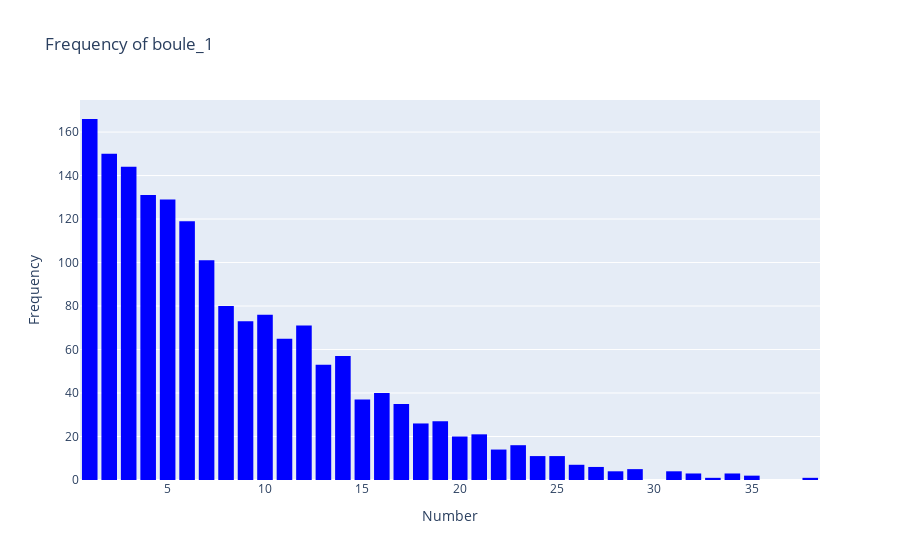
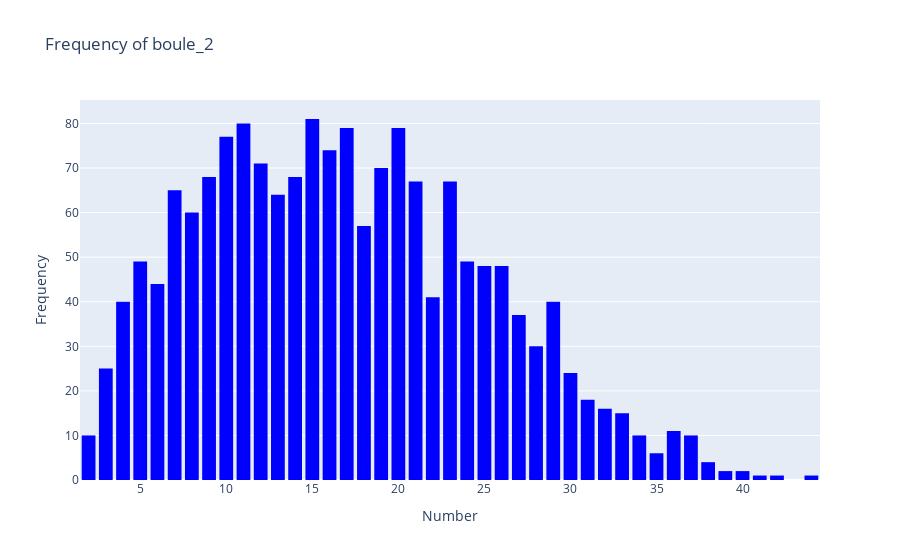
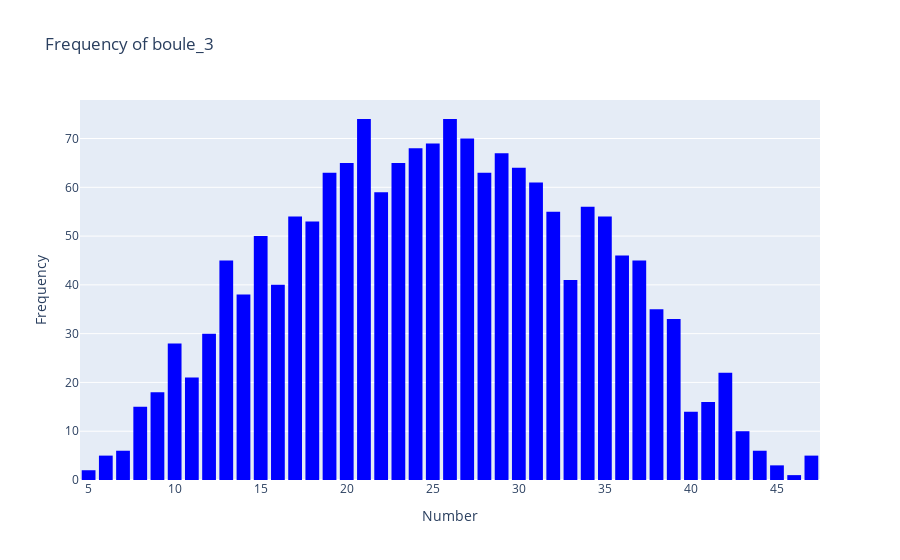
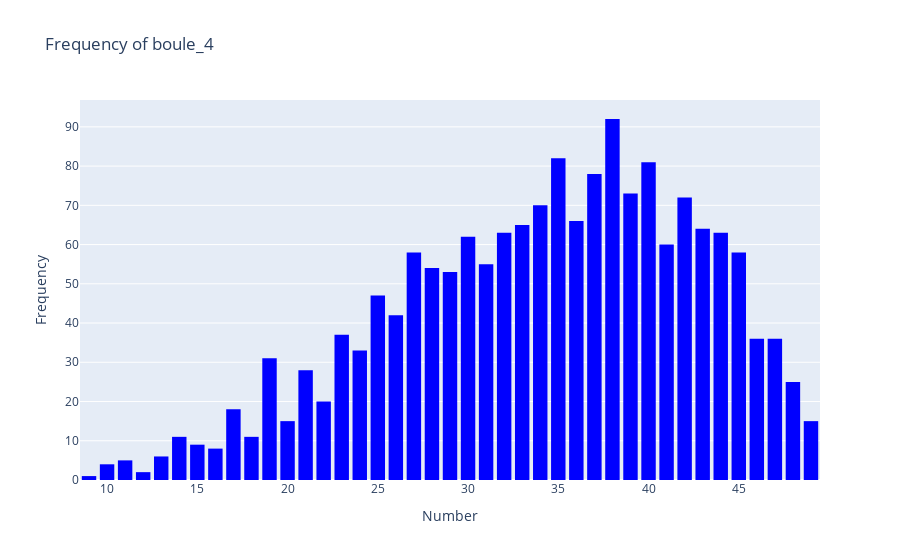

Notebook code for these charts, in order:
### Markdown cell above
#### 每个球号码出现频率

### Code cell
# 分开绘制主球号的频率分布
for i in range(1, 6):  # 对于主球号
    fig = go.Figure()
    fig.add_trace(go.Histogram(x=df[f'boule_{i}'], nbinsx=50, marker_color='blue', name=f'boule_{i}'))
    fig.update_layout(
        title_text=f'Frequency of boule_{i}',
        xaxis_title_text='Number',
        yaxis_title_text='Frequency',
        bargap=0.2,  # 间距
    )
    fig.show()

# 分开绘制星号的频率分布
for i in range(1, 3):  # 对于星号
    fig = go.Figure()
    fig.add_trace(go.Histogram(x=df[f'etoile_{i}'], nbinsx=12, marker_color='red', name=f'etoile_{i}'))
    fig.update_layout(
        title_text=f'Frequency of etoile_{i}',
        xaxis_title_text='Number',
        yaxis_title_text='Frequency',
        bargap=0.2,  # 间距
    )
    fig.show()

### Figure 1 — Plotly figure (JSON) as saved in the notebook; plotly's stock layout.template omitted (floating-point values rounded to 4 significant figures; data arrays with more than 128 entries replaced by an {"elided": "..."} marker saying what was removed)
{"data": [{"marker": {"color": "blue"}, "name": "boule_1", "nbinsx": 50, "type": "histogram", "x": {"elided": "1709 int values"}}], "layout": {"bargap": 0.2, "title": {"text": "Frequency of boule_1"}, "xaxis": {"title": {"text": "Number"}}, "yaxis": {"title": {"text": "Frequency"}}}}

### Figure 2 — Plotly figure (JSON) as saved in the notebook; plotly's stock layout.template omitted (floating-point values rounded to 4 significant figures; data arrays with more than 128 entries replaced by an {"elided": "..."} marker saying what was removed)
{"data": [{"marker": {"color": "blue"}, "name": "boule_2", "nbinsx": 50, "type": "histogram", "x": {"elided": "1709 int values"}}], "layout": {"bargap": 0.2, "title": {"text": "Frequency of boule_2"}, "xaxis": {"title": {"text": "Number"}}, "yaxis": {"title": {"text": "Frequency"}}}}

### Figure 3 — Plotly figure (JSON) as saved in the notebook; plotly's stock layout.template omitted (floating-point values rounded to 4 significant figures; data arrays with more than 128 entries replaced by an {"elided": "..."} marker saying what was removed)
{"data": [{"marker": {"color": "blue"}, "name": "boule_3", "nbinsx": 50, "type": "histogram", "x": {"elided": "1709 int values"}}], "layout": {"bargap": 0.2, "title": {"text": "Frequency of boule_3"}, "xaxis": {"title": {"text": "Number"}}, "yaxis": {"title": {"text": "Frequency"}}}}

### Figure 4 — Plotly figure (JSON) as saved in the notebook; plotly's stock layout.template omitted (floating-point values rounded to 4 significant figures; data arrays with more than 128 entries replaced by an {"elided": "..."} marker saying what was removed)
{"data": [{"marker": {"color": "blue"}, "name": "boule_4", "nbinsx": 50, "type": "histogram", "x": {"elided": "1709 int values"}}], "layout": {"bargap": 0.2, "title": {"text": "Frequency of boule_4"}, "xaxis": {"title": {"text": "Number"}}, "yaxis": {"title": {"text": "Frequency"}}}}
